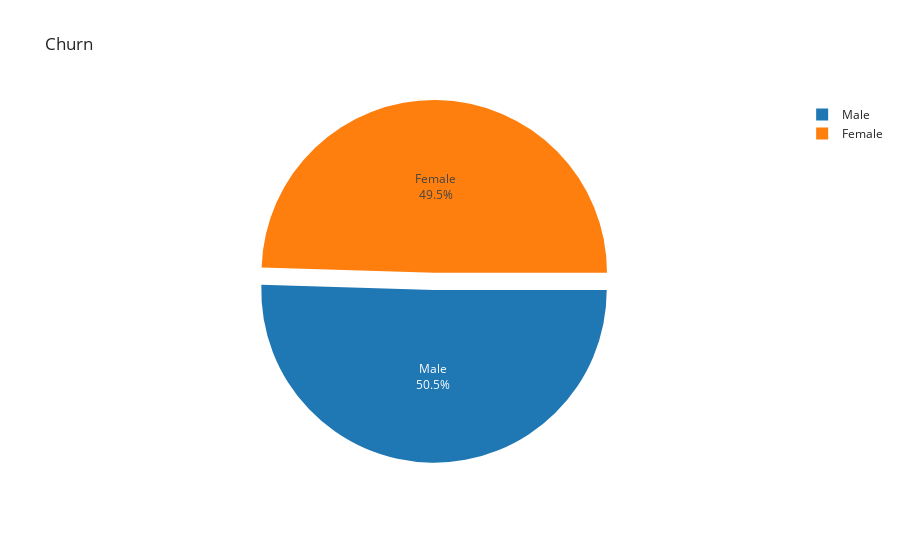

This figure's notebook cell:
### Code cell
fig = ps.pie(dataset, names = 'gender', template = 'simple_white',
title= 'Churn')
fig.update_traces (rotation=90, pull=[0.1], textinfo = "percent+label")
fig.show()

### Figure 1 — Plotly figure (JSON) as saved in the notebook; plotly's stock layout.template omitted (floating-point values rounded to 4 significant figures; data arrays with more than 128 entries replaced by an {"elided": "..."} marker saying what was removed)
{"data": [{"domain": {"x": [0, 1], "y": [0, 1]}, "hovertemplate": "gender=%{label}<extra></extra>", "labels": {"elided": "7043 str values"}, "legendgroup": "", "name": "", "pull": [0.1], "rotation": 90, "showlegend": true, "textinfo": "percent+label", "type": "pie"}], "layout": {"legend": {"tracegroupgap": 0}, "title": {"text": "Churn"}}}
